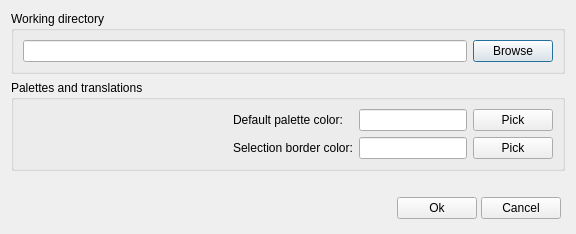
<?xml version="1.0" encoding="UTF-8"?>
<ui version="4.0">
 <class>SettingsDialog</class>
 <widget class="QDialog" name="SettingsDialog">
  <property name="geometry">
   <rect>
    <x>0</x>
    <y>0</y>
    <width>576</width>
    <height>234</height>
   </rect>
  </property>
  <property name="windowTitle">
   <string>Settings</string>
  </property>
  <layout class="QVBoxLayout" name="verticalLayout">
   <item>
    <widget class="QGroupBox" name="workingDirectoryGroupBox">
     <property name="sizePolicy">
      <sizepolicy hsizetype="Preferred" vsizetype="Preferred">
       <horstretch>0</horstretch>
       <verstretch>0</verstretch>
      </sizepolicy>
     </property>
     <property name="minimumSize">
      <size>
       <width>0</width>
       <height>0</height>
      </size>
     </property>
     <property name="maximumSize">
      <size>
       <width>16777215</width>
       <height>16777215</height>
      </size>
     </property>
     <property name="title">
      <string>Working directory</string>
     </property>
     <layout class="QHBoxLayout" name="horizontalLayout_4">
      <item>
       <widget class="QLineEdit" name="workingDirectoryEdit">
        <property name="readOnly">
         <bool>true</bool>
        </property>
       </widget>
      </item>
      <item>
       <widget class="QPushButton" name="workingDirectoryBrowseButton">
        <property name="text">
         <string>Browse</string>
        </property>
       </widget>
      </item>
     </layout>
    </widget>
   </item>
   <item>
    <widget class="QGroupBox" name="paletteTranslationGroupBox">
     <property name="title">
      <string>Palettes and translations</string>
     </property>
     <layout class="QGridLayout" name="gridLayout">
      <item row="0" column="2">
       <widget class="QLineEdit" name="defaultPaletteColorLineEdit">
        <property name="sizePolicy">
         <sizepolicy hsizetype="Minimum" vsizetype="Fixed">
          <horstretch>0</horstretch>
          <verstretch>0</verstretch>
         </sizepolicy>
        </property>
        <property name="readOnly">
         <bool>false</bool>
        </property>
       </widget>
      </item>
      <item row="1" column="1">
       <widget class="QLabel" name="paletteSelectionBorderColorLabel">
        <property name="text">
         <string>Selection border color:</string>
        </property>
       </widget>
      </item>
      <item row="0" column="3">
       <widget class="QPushButton" name="defaultPaletteColorPushButton">
        <property name="text">
         <string>Pick</string>
        </property>
       </widget>
      </item>
      <item row="1" column="3">
       <widget class="QPushButton" name="paletteSelectionBorderColorPushButton">
        <property name="text">
         <string>Pick</string>
        </property>
       </widget>
      </item>
      <item row="0" column="1">
       <widget class="QLabel" name="defaultPaletteColorLabel">
        <property name="text">
         <string>Default palette color:</string>
        </property>
       </widget>
      </item>
      <item row="1" column="2">
       <widget class="QLineEdit" name="paletteSelectionBorderColorLineEdit">
        <property name="sizePolicy">
         <sizepolicy hsizetype="Minimum" vsizetype="Fixed">
          <horstretch>0</horstretch>
          <verstretch>0</verstretch>
         </sizepolicy>
        </property>
        <property name="readOnly">
         <bool>false</bool>
        </property>
       </widget>
      </item>
      <item row="0" column="0">
       <spacer name="horizontalSpacer_2">
        <property name="orientation">
         <enum>Qt::Horizontal</enum>
        </property>
        <property name="sizeHint" stdset="0">
         <size>
          <width>40</width>
          <height>20</height>
         </size>
        </property>
       </spacer>
      </item>
      <item row="1" column="0">
       <spacer name="horizontalSpacer_3">
        <property name="orientation">
         <enum>Qt::Horizontal</enum>
        </property>
        <property name="sizeHint" stdset="0">
         <size>
          <width>40</width>
          <height>20</height>
         </size>
        </property>
       </spacer>
      </item>
     </layout>
    </widget>
   </item>
   <item>
    <spacer name="verticalSpacer">
     <property name="orientation">
      <enum>Qt::Vertical</enum>
     </property>
     <property name="sizeHint" stdset="0">
      <size>
       <width>20</width>
       <height>40</height>
      </size>
     </property>
    </spacer>
   </item>
   <item>
    <widget class="QWidget" name="settingsButtonsWidget" native="true">
     <property name="minimumSize">
      <size>
       <width>0</width>
       <height>0</height>
      </size>
     </property>
     <property name="maximumSize">
      <size>
       <width>16777215</width>
       <height>16777215</height>
      </size>
     </property>
     <layout class="QHBoxLayout" name="horizontalLayout">
      <property name="spacing">
       <number>4</number>
      </property>
      <property name="leftMargin">
       <number>4</number>
      </property>
      <property name="topMargin">
       <number>4</number>
      </property>
      <property name="rightMargin">
       <number>4</number>
      </property>
      <property name="bottomMargin">
       <number>4</number>
      </property>
      <item>
       <spacer name="horizontalSpacer">
        <property name="orientation">
         <enum>Qt::Horizontal</enum>
        </property>
        <property name="sizeHint" stdset="0">
         <size>
          <width>345</width>
          <height>19</height>
         </size>
        </property>
       </spacer>
      </item>
      <item>
       <widget class="QPushButton" name="settingsOkButton">
        <property name="text">
         <string>Ok</string>
        </property>
       </widget>
      </item>
      <item>
       <widget class="QPushButton" name="settingsCancelButton">
        <property name="text">
         <string>Cancel</string>
        </property>
       </widget>
      </item>
     </layout>
    </widget>
   </item>
  </layout>
 </widget>
 <resources/>
 <connections/>
</ui>
